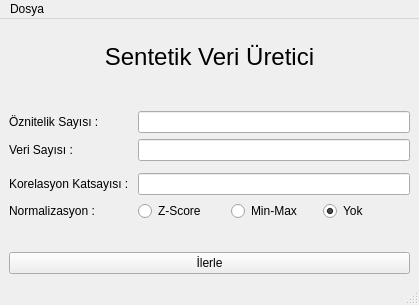
<?xml version="1.0" encoding="UTF-8"?>
<ui version="4.0">
 <class>MainWindow</class>
 <widget class="QMainWindow" name="MainWindow">
  <property name="geometry">
   <rect>
    <x>0</x>
    <y>0</y>
    <width>419</width>
    <height>305</height>
   </rect>
  </property>
  <property name="windowTitle">
   <string>Sentetik Veri Üretici</string>
  </property>
  <widget class="QWidget" name="centralwidget">
   <layout class="QVBoxLayout" name="verticalLayout">
    <item>
     <spacer name="verticalSpacer_4">
      <property name="orientation">
       <enum>Qt::Vertical</enum>
      </property>
      <property name="sizeHint" stdset="0">
       <size>
        <width>20</width>
        <height>40</height>
       </size>
      </property>
     </spacer>
    </item>
    <item>
     <widget class="QLabel" name="label">
      <property name="font">
       <font>
        <pointsize>18</pointsize>
        <weight>50</weight>
        <bold>false</bold>
       </font>
      </property>
      <property name="text">
       <string>Sentetik Veri Üretici</string>
      </property>
      <property name="alignment">
       <set>Qt::AlignCenter</set>
      </property>
     </widget>
    </item>
    <item>
     <spacer name="verticalSpacer_2">
      <property name="orientation">
       <enum>Qt::Vertical</enum>
      </property>
      <property name="sizeHint" stdset="0">
       <size>
        <width>20</width>
        <height>60</height>
       </size>
      </property>
     </spacer>
    </item>
    <item>
     <layout class="QFormLayout" name="formLayout">
      <item row="0" column="0">
       <widget class="QLabel" name="label_2">
        <property name="text">
         <string>Öznitelik Sayısı : </string>
        </property>
       </widget>
      </item>
      <item row="0" column="1">
       <widget class="QLineEdit" name="oznitelik_sayisi"/>
      </item>
      <item row="1" column="0">
       <widget class="QLabel" name="label_4">
        <property name="text">
         <string>Veri Sayısı :</string>
        </property>
       </widget>
      </item>
      <item row="1" column="1">
       <widget class="QLineEdit" name="veri_sayisi"/>
      </item>
      <item row="2" column="0">
       <spacer name="verticalSpacer">
        <property name="orientation">
         <enum>Qt::Vertical</enum>
        </property>
        <property name="sizeHint" stdset="0">
         <size>
          <width>20</width>
          <height>20</height>
         </size>
        </property>
       </spacer>
      </item>
      <item row="3" column="0">
       <widget class="QLabel" name="label_3">
        <property name="text">
         <string>Korelasyon Katsayısı : </string>
        </property>
       </widget>
      </item>
      <item row="4" column="0">
       <widget class="QLabel" name="label_5">
        <property name="text">
         <string>Normalizasyon : </string>
        </property>
       </widget>
      </item>
      <item row="4" column="1">
       <layout class="QHBoxLayout" name="horizontalLayout_2">
        <item>
         <widget class="QRadioButton" name="normalizasyon_z_score">
          <property name="text">
           <string>Z-Score</string>
          </property>
         </widget>
        </item>
        <item>
         <widget class="QRadioButton" name="normalizasyon_minmax">
          <property name="text">
           <string>Min-Max</string>
          </property>
         </widget>
        </item>
        <item>
         <widget class="QRadioButton" name="normalizasyon_yok">
          <property name="text">
           <string>Yok</string>
          </property>
          <property name="checked">
           <bool>true</bool>
          </property>
         </widget>
        </item>
       </layout>
      </item>
      <item row="3" column="1">
       <widget class="QLineEdit" name="korelasyon_katsayisi"/>
      </item>
     </layout>
    </item>
    <item>
     <spacer name="verticalSpacer_3">
      <property name="orientation">
       <enum>Qt::Vertical</enum>
      </property>
      <property name="sizeHint" stdset="0">
       <size>
        <width>20</width>
        <height>50</height>
       </size>
      </property>
     </spacer>
    </item>
    <item>
     <widget class="QPushButton" name="ilerle_btn">
      <property name="text">
       <string>İlerle</string>
      </property>
     </widget>
    </item>
   </layout>
  </widget>
  <widget class="QMenuBar" name="menubar">
   <property name="geometry">
    <rect>
     <x>0</x>
     <y>0</y>
     <width>419</width>
     <height>26</height>
    </rect>
   </property>
   <widget class="QMenu" name="menuDosya">
    <property name="title">
     <string>Dosya</string>
    </property>
    <addaction name="veriseti_goruntule_action"/>
   </widget>
   <addaction name="menuDosya"/>
  </widget>
  <widget class="QStatusBar" name="statusbar"/>
  <action name="veriseti_goruntule_action">
   <property name="text">
    <string>Veriseti görüntüle</string>
   </property>
  </action>
 </widget>
 <resources/>
 <connections/>
</ui>
